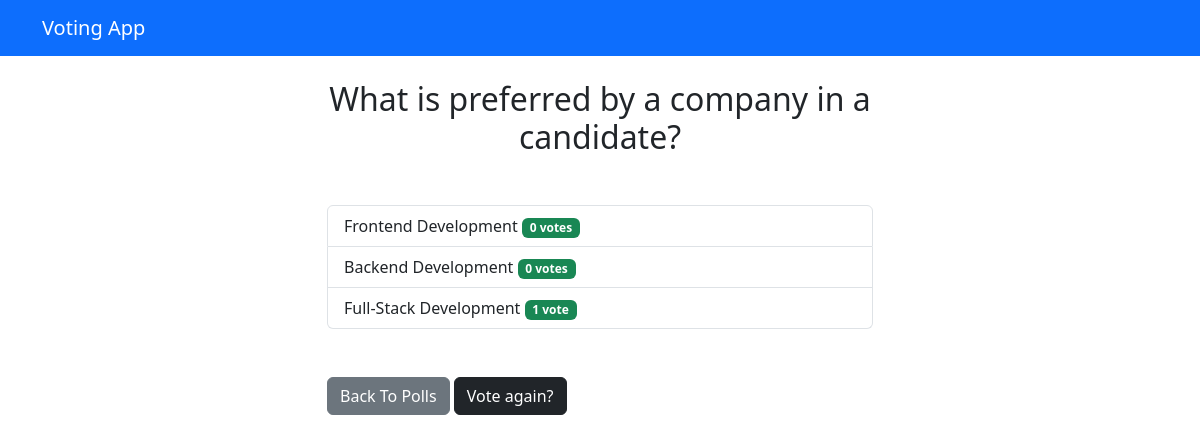
The page /polls/4/results/ on the database its author committed.
### polls/models.py (models this page shows, shortened)
class Question(models.Model):
    question_text = models.CharField(max_length=200)
    publish_date = models.DateTimeField('date published')

class Choice(models.Model):
    question = models.ForeignKey(Question, on_delete=models.CASCADE)
    choice_text = models.CharField(max_length=200)
    votes = models.IntegerField(default=0)

### polls/views.py (the view)
# urls.py: path('<int:question_id>/results/', views.results, name='results'),
def results(request, question_id):
    question = get_object_or_404(Question, pk=question_id)
    return render(request, 'polls/results.html', {'question' : question})

### templates/polls/results.html
{% extends 'polls/base.html' %}
{% block content %}
<h2 class="mb-5 text-center">{{ question.question_text }}</h2>
<ul class="list-group mb-5">
	{% for choice in question.choice_set.all %}
	<li class="list-group-item">
		{{ choice.choice_text }}
        <span class="badge text-bg-success position-relative left-10">
            {{ choice.votes }} vote{{ choice.votes | pluralize }}
        </span>
	</li>
	{% endfor %}
</ul>
<a class="btn btn-secondary" href="{% url 'polls:index' %}">Back To Polls</a>
<a class="btn btn-dark" href="{% url 'polls:detail' question.id %}">Vote again?</a>
{% endblock %}

### rows shown on the page
Question: question_text "What is preferred by a company in a candidate?"
Choice: choice_text "Frontend Development", votes "0", votes|pluralize "s"
Choice: choice_text "Backend Development", votes "0", votes|pluralize "s"
Choice: choice_text "Full-Stack Development", votes "1"
